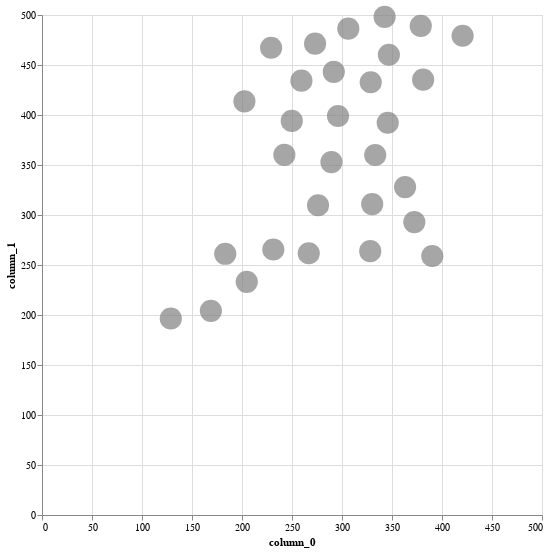

The notebook cell saved with this chart:
### Code cell
pts_30 = bridson_poisson_disk(width=500, height=500, r=32, k=30, k_points=30)
df = pl.DataFrame(pts_30)
# plot using altair
(
    
    alt.Chart(df).mark_point(filled = True, color = "gray", size = 12.5 * 12.5 * np.pi).encode(
        x=alt.X('column_0').scale(domain=(0, 500)),
        y=alt.Y('column_1').scale(domain=(0, 500))
    ).properties(
        width = 500,
        height = 500
    )
)

### Figure 1 — Vega-Lite specification as saved in the notebook (floating-point values rounded to 4 significant figures)
{"config": {"view": {"continuousWidth": 300, "continuousHeight": 300}}, "data": {"name": "data-8ddc308f4738a1a1f652799e475b668c"}, "mark": {"type": "point", "color": "gray", "filled": true, "size": 490.9}, "encoding": {"x": {"field": "column_0", "scale": {"domain": [0, 500]}, "type": "quantitative"}, "y": {"field": "column_1", "scale": {"domain": [0, 500]}, "type": "quantitative"}}, "height": 500, "width": 500, "$schema": "https://vega.github.io/schema/vega-lite/v6.1.0.json", "datasets": {"data-8ddc308f4738a1a1f652799e475b668c": [{"column_0": 291.8, "column_1": 443.1}, {"column_0": 296.0, "column_1": 399.0}, {"column_0": 289.4, "column_1": 352.9}, {"column_0": 333.2, "column_1": 360.0}, {"column_0": 330.2, "column_1": 310.9}, {"column_0": 306.3, "column_1": 486.3}, {"column_0": 273.1, "column_1": 471.4}, {"column_0": 242.3, "column_1": 360.2}, {"column_0": 346.9, "column_1": 460.3}, {"column_0": 276.0, "column_1": 309.7}, {"column_0": 381.1, "column_1": 435.3}, {"column_0": 249.8, "column_1": 394.1}, {"column_0": 378.8, "column_1": 489.1}, {"column_0": 231.3, "column_1": 265.5}, {"column_0": 345.7, "column_1": 392.2}, {"column_0": 183.3, "column_1": 261.2}, {"column_0": 342.6, "column_1": 498.2}, {"column_0": 372.3, "column_1": 292.9}, {"column_0": 363.1, "column_1": 327.9}, {"column_0": 420.6, "column_1": 479.2}, {"column_0": 204.8, "column_1": 233.2}, {"column_0": 328.7, "column_1": 432.8}, {"column_0": 259.4, "column_1": 434.3}, {"column_0": 168.9, "column_1": 204.2}, {"column_0": 202.4, "column_1": 413.7}, {"column_0": 328.2, "column_1": 263.8}, {"column_0": 390.3, "column_1": 259.0}, {"column_0": 128.8, "column_1": 196.5}, {"column_0": 229.1, "column_1": 467.2}, {"column_0": 266.7, "column_1": 261.8}]}}
